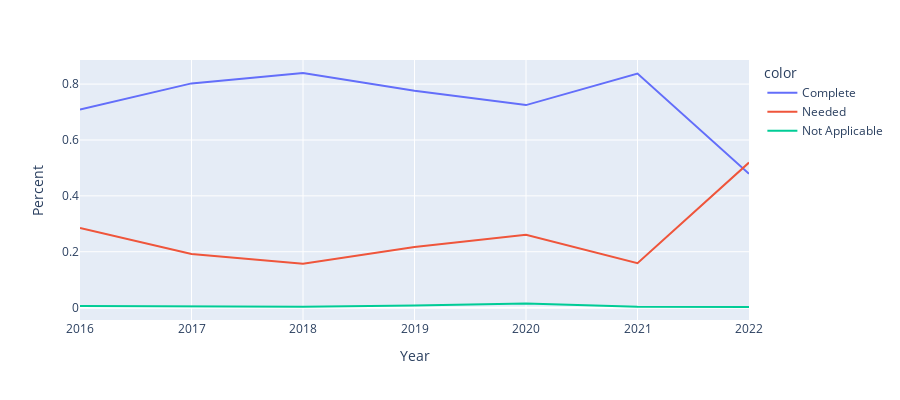

The cell this chart's notebook holds for it:
### Code cell
# Making a line plot of df3
my_fig = px.line(TLC3, x=TLC3['App Date (Y/M/D)'].dt.year, y='Percent',\
             labels={'x':'Year'},\
             color=df3['Driver Exam'],\
             height=400)
my_fig.show()

### Figure 1 — Plotly figure (JSON) as saved in the notebook; plotly's stock layout.template omitted (floating-point values rounded to 4 significant figures)
{"data": [{"hovertemplate": "color=Complete<br>Year=%{x}<br>Percent=%{y}<extra></extra>", "legendgroup": "Complete", "line": {"color": "#636efa", "dash": "solid"}, "marker": {"symbol": "circle"}, "mode": "lines", "name": "Complete", "orientation": "v", "showlegend": true, "type": "scatter", "x": [2016, 2017, 2018, 2019, 2020, 2021, 2022], "xaxis": "x", "y": [0.7089, 0.8025, 0.8397, 0.776, 0.7248, 0.8375, 0.4787], "yaxis": "y"}, {"hovertemplate": "color=Needed<br>Year=%{x}<br>Percent=%{y}<extra></extra>", "legendgroup": "Needed", "line": {"color": "#EF553B", "dash": "solid"}, "marker": {"symbol": "circle"}, "mode": "lines", "name": "Needed", "orientation": "v", "showlegend": true, "type": "scatter", "x": [2016, 2017, 2018, 2019, 2020, 2021, 2022], "xaxis": "x", "y": [0.285, 0.1923, 0.1568, 0.2167, 0.2607, 0.1592, 0.519], "yaxis": "y"}, {"hovertemplate": "color=Not Applicable<br>Year=%{x}<br>Percent=%{y}<extra></extra>", "legendgroup": "Not Applicable", "line": {"color": "#00cc96", "dash": "solid"}, "marker": {"symbol": "circle"}, "mode": "lines", "name": "Not Applicable", "orientation": "v", "showlegend": true, "type": "scatter", "x": [2016, 2017, 2018, 2019, 2020, 2021, 2022], "xaxis": "x", "y": [0.006116, 0.005199, 0.003434, 0.007294, 0.01452, 0.003332, 0.00224], "yaxis": "y"}], "layout": {"height": 400, "legend": {"title": {"text": "color"}, "tracegroupgap": 0}, "margin": {"t": 60}, "xaxis": {"anchor": "y", "domain": [0, 1], "title": {"text": "Year"}}, "yaxis": {"anchor": "x", "domain": [0, 1], "title": {"text": "Percent"}}}}
